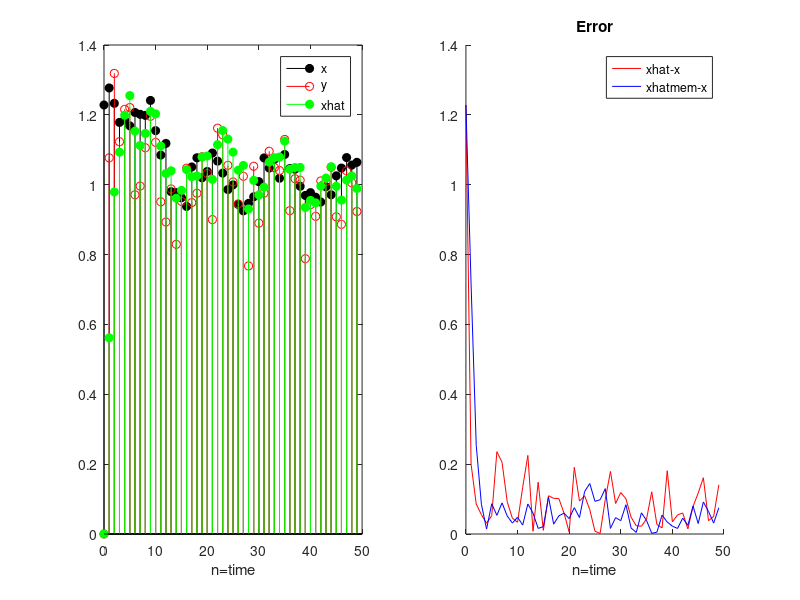

MATLAB code to generate this figure: (Note: this script raises an error after producing the figure.)
%%
%Predicting the future
clc
clear all

a = 1; %Test 2,0.5,10
c = 1;
varv = 0.09; %channel noise
varw = 0.04;
n = 50;

%initialize
x = normrnd(0,1,[1,1]); %x[0]
y = c*x+normrnd(0,varv);
xhat = [0];
xhatmem = [0];

varx = 1;
vary = c^2+varv;

%sn = a^2+varw - 2*a^2*c^2/(c^2+varv) + a^2*c^4/(c^2+varv)^2 + a^2*c^2/(c^2+varv)^2*varv;

%time passing
for t=1:(n-1)
    w = normrnd(0,varw);
    x = [x a*x(1,t)+w];
    v = normrnd(0,varv);
    y = [y c*x(1,(t+1))+v];
    
    sn = varx -2*c*varx^2/vary + c^2*varx^2/vary^2*(c^2*varx+varv);
    %sn = a^2*sn+varw; %generating sn for this iteration
    kn = a*sn*c/(c^2*sn+varv);
    xhatmem = [xhatmem a*xhatmem(1,t)+kn*(y(1,t)-c*xhatmem(1,t))];
    %sn = (1-kn*c)*sn; %generate new sigma_n for next iteration
    %sn = a^2*sigman+varw;
    xhat = [xhat y(1,t)*a*c*varx/vary];
    
    varx = a^2*varx + varw;
    vary = c^2*varx + varv;
    
end

%hold all
subplot(1,2,1), stem(0:t,x,'k','filled')
%subplot(1,2,1), hold on, stem(0:t,y,'b','filled')
subplot(1,2,1), hold on, stem(0:t,xhat,'r')
subplot(1,2,1), hold on, stem(0:t, xhatmem, 'g','filled')
xlabel('n=time')
legend1 = legend('x','y','xhat','Location','Best');

%subplot(1,2,2), plot(0:t,abs(y/c-x),'g')
subplot(1,2,2), hold on, plot(0:t,abs(xhat-x),'r')
subplot(1,2,2), hold on, plot(0:t,abs(xhatmem-x),'b')
xlabel('n=time')
legend2 = legend('xhat-x','xhatmem-x');
subplot(1,2,2), title('Error')

suptitle(['a= ' num2str(a) '; c= ' num2str(c) '; varv= ' num2str(varv) '; varw= ' num2str(varw)])

sum(abs(xhat-x))/n
sum(abs(xhatmem-x))/n